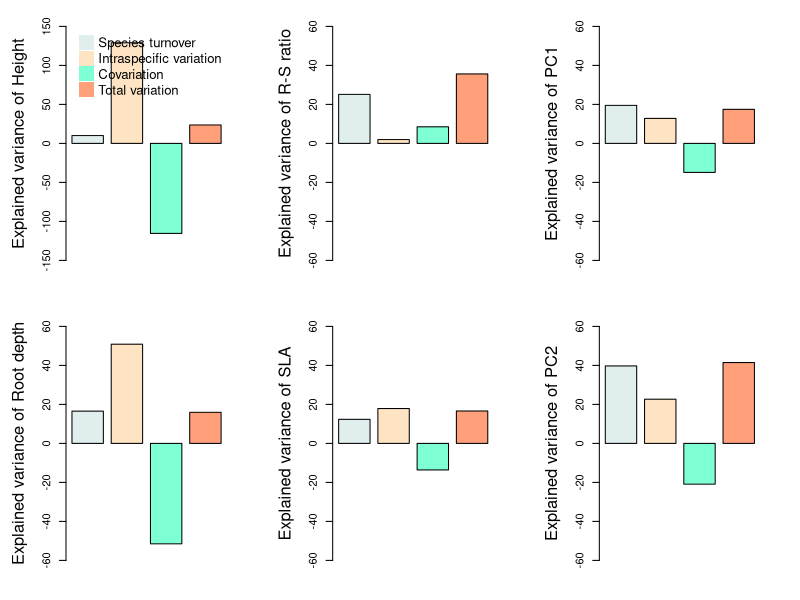

Generate this figure with R:
##%######################################################%##
#                                                          #
####            Plotting intra versus inter             ####
#                                                          #
##%######################################################%##

png(
  "output_plot/Intra Figure 2.jpg",
  width = 16,
  height = 8,
  units = 'in',
  res = 300
)
par(mfcol=c(2,3))

par(mar = c(3, 5, 2, 3))

##%######################################################%##
#                                                          #
####                      Height                        ####
#                                                          #
##%######################################################%##

barplot(as.numeric(c("10.05", "128.98", "-115.40", "23.64")),
        col = c("azure2","bisque","aquamarine","lightsalmon","azure2","bisque","aquamarine","lightsalmon"),
        ylab = "Explained variance of Height", space = as.numeric(c("0.25","0.25","0.25","0.25")),
        cex.lab = 1.5, ylim=c(-150,150))


legend("topright", legend = c("Species turnover", "Intraspecific variation", "Covariation", "Total variation"), 
       col=c("azure2","bisque","aquamarine","lightsalmon"),
       pch = 15, bty = "n", pt.cex = 3, cex = 1.2,  horiz = F)

##%######################################################%##  
#                                                          #
####                    Root Depth                      ####
#                                                          #
##%######################################################%##

barplot(as.numeric(c("16.55","50.88","-51.50","15.95")),
        col = c("azure2","bisque","aquamarine","lightsalmon"),
        ylab = "Explained variance of Root depth", space = as.numeric(c("0.25","0.25","0.25","0.25")),
        cex.lab = 1.5, ylim=c(-60,60))


##%######################################################%##
#                                                          #
####                      R-S ratio                     ####
#                                                          #
##%######################################################%##

barplot(as.numeric(c("25.14","1.96","8.52","35.63")),
        col = c("azure2","bisque","aquamarine","lightsalmon"),
        ylab = "Explained variance of R-S ratio", space = as.numeric(c("0.25","0.25","0.25","0.25")),
        cex.lab = 1.5, ylim=c(-60,60))


##%######################################################%##
#                                                          #
####                        SLA                         ####
#                                                          #
##%######################################################%##

barplot(as.numeric(c("12.34","17.88","-13.60","16.62")),
        col = c("azure2","bisque","aquamarine","lightsalmon"),
        ylab = "Explained variance of SLA", space = as.numeric(c("0.25","0.25","0.25","0.25")),
        cex.lab = 1.5, ylim=c(-60,60))

##%######################################################%##
#                                                          #
####                        PC1                         ####
#                                                          #
##%######################################################%##

barplot(as.numeric(c("19.51","12.82","-14.87","17.46")),
        col = c("azure2","bisque","aquamarine","lightsalmon"),
        ylab = "Explained variance of PC1", space = as.numeric(c("0.25","0.25","0.25","0.25")),
        cex.lab = 1.5, ylim=c(-60,60))

##%######################################################%##
#                                                          #
####                        PC2                         ####
#                                                          #
##%######################################################%##

barplot(as.numeric(c("39.72","22.66","-20.91","41.47")),
        col = c("azure2","bisque","aquamarine","lightsalmon"),
        ylab = "Explained variance of PC2", space = as.numeric(c("0.25","0.25","0.25","0.25")),
        cex.lab = 1.5, ylim=c(-60,60))


dev.off()

